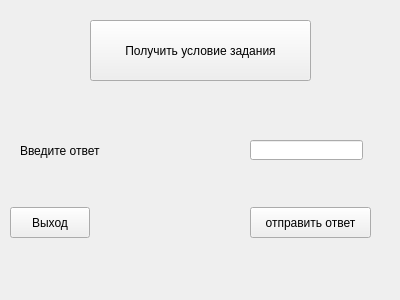
<?xml version="1.0" encoding="UTF-8"?>
<ui version="4.0">
 <class>task3</class>
 <widget class="QWidget" name="task3">
  <property name="geometry">
   <rect>
    <x>0</x>
    <y>0</y>
    <width>400</width>
    <height>300</height>
   </rect>
  </property>
  <property name="windowTitle">
   <string>Form</string>
  </property>
  <widget class="QPushButton" name="pushButton">
   <property name="geometry">
    <rect>
     <x>90</x>
     <y>20</y>
     <width>221</width>
     <height>61</height>
    </rect>
   </property>
   <property name="text">
    <string>Получить условие задания</string>
   </property>
  </widget>
  <widget class="QLabel" name="label">
   <property name="geometry">
    <rect>
     <x>20</x>
     <y>140</y>
     <width>101</width>
     <height>21</height>
    </rect>
   </property>
   <property name="text">
    <string>Введите ответ</string>
   </property>
  </widget>
  <widget class="QLineEdit" name="lineEdit">
   <property name="geometry">
    <rect>
     <x>250</x>
     <y>140</y>
     <width>113</width>
     <height>20</height>
    </rect>
   </property>
  </widget>
  <widget class="QPushButton" name="pushButton_2">
   <property name="geometry">
    <rect>
     <x>10</x>
     <y>207</y>
     <width>80</width>
     <height>31</height>
    </rect>
   </property>
   <property name="text">
    <string>Выход</string>
   </property>
  </widget>
  <widget class="QPushButton" name="pushButton_3">
   <property name="geometry">
    <rect>
     <x>250</x>
     <y>207</y>
     <width>121</width>
     <height>31</height>
    </rect>
   </property>
   <property name="text">
    <string>отправить ответ</string>
   </property>
  </widget>
 </widget>
 <resources/>
 <connections/>
</ui>
